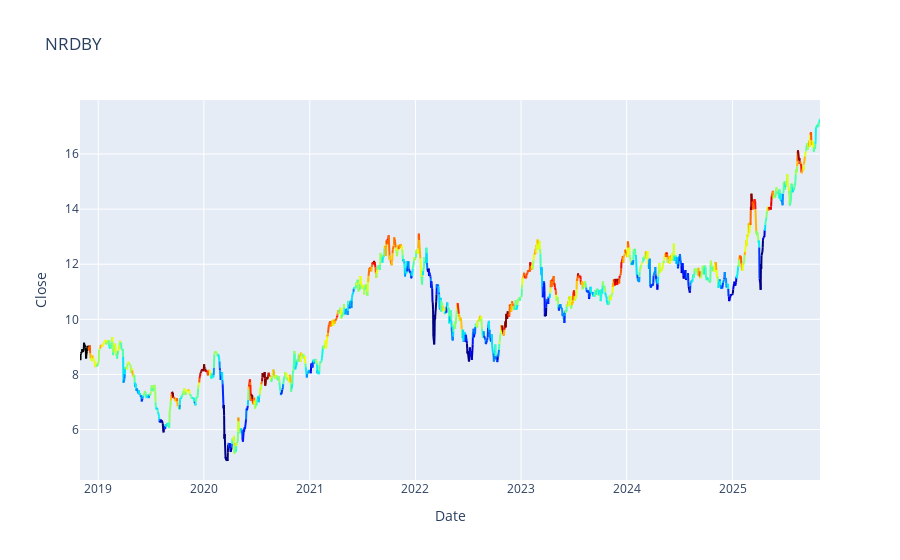

Source (notebook cell):
### Markdown cell above
### Color the price history according to the column density

### Code cell
# Statistical limits for clipping
vmin = lower_limit
vmax = upper_limit

# Create normalization
norm = Normalize(vmin=vmin, vmax=vmax, clip=True)

# Create plotly-figure
fig = go.Figure()

# Draw line segments with colors based on density
for i in range(len(df_stock) - 1):
    density_value = df_stock["density"].iloc[i]
    color = get_color(density_value, norm)
    
    fig.add_trace(go.Scatter(
        x=df_stock["date"].iloc[i:i+2],  # Zwei Punkte verbinden
        y=df_stock["close"].iloc[i:i+2],
        mode="lines",
        line=dict(color=color, width=2),
        showlegend=False,
    ))

# Adjust layout
fig.update_layout(
    title=f"Colorized Chart On Daily Basis - {stock_name}",
    xaxis_title="Date",
    yaxis_title="Close",
    # Add colorbar
    coloraxis=dict(
        colorbar=dict(
            title="Density",
            ticktext=["Niedrig (Blau)", "Neutral (Grün)", "Hoch (Rot)"],
            tickvals=[vmin, (vmin+vmax)/2, vmax]
        ),
        colorscale="jet",
        cmin=vmin,
        cmax=vmax
    )
)

fig.show()
